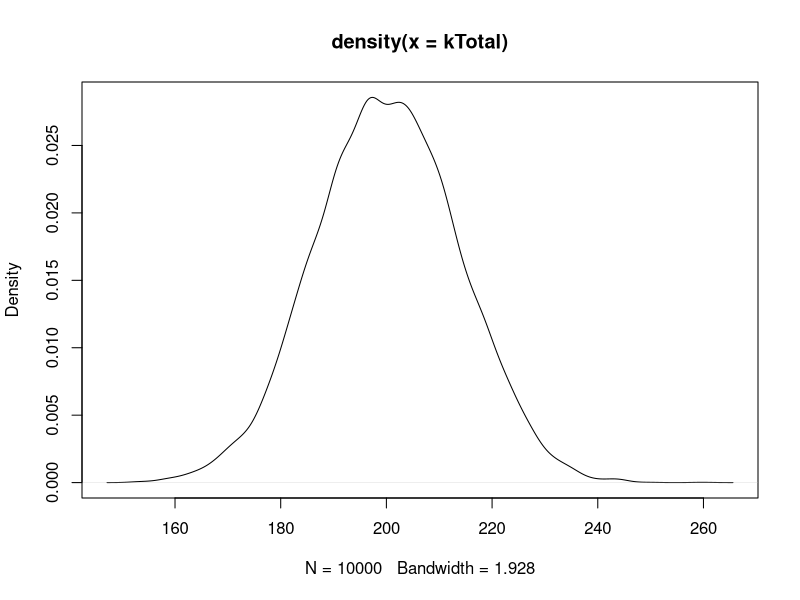

Write R code to recreate this figure.
## ---- chunk 1
library(knitr)
# Sets defaults for compiling the document
opts_chunk$set(dev="svg", tidy=TRUE,tidy.opts=list(blank=TRUE, width.cutoff=40))
## ---- chunk 2
    k <- 20 # Number of variables
    n <- 10000 # Sample size

    # Create a matrix with k columns and n rows:
    m <- matrix(rnorm(k*n, mean=10, sd=3), ncol=k) 

    # Total across rows
    kTotal <- rowSums(m)

    # Show the kernal density
    plot(density(kTotal))
## ---- chunk 3
n <- 100000 # sample size
k <- 3 # number of standard normal variates
rho  <- 0.64 # Correlation between x1 and x2

xi <- matrix(rnorm(n*k),ncol=k) # 3 Standard normal variates
colnames(xi) <- c("g","s1","s2") # column names

xi_cor <- diag(k) # Correlation of xi (an identity matrix)

# Make the weight matrix for X1 and X2
w <- rbind(
  c(sqrt(rho), sqrt(rho)),
  c(sqrt(1-rho), 0),
  c(0,sqrt(1-rho))
  )
colnames(w) <- c("x1","x2")
rownames(w) <- c("g","s1","s2")

kable(w,caption = "Weight Matrix")

RHO <- t(w) %*% xi_cor %*% w # Expected correlation matrix

knitr::kable(RHO,caption = "Expected correlation matrix")

x  <- xi  %*% w # Use weighted sums to create x1 and x2
R  <- cor(x) # observed correlation matrix
kable(R,caption="Observed correlation matrix",digits = 2)

# This is all easy with the mvtnorm package:
library(mvtnorm)
x <- rmvnorm(n, sigma=matrix(c(1,rho,rho,1),nrow=2))
colnames(x) <- c("x1","x2")

